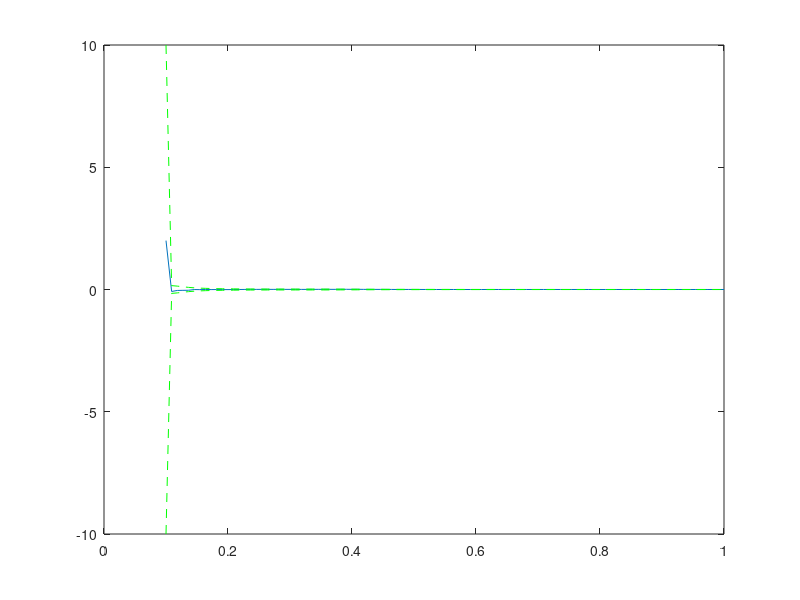
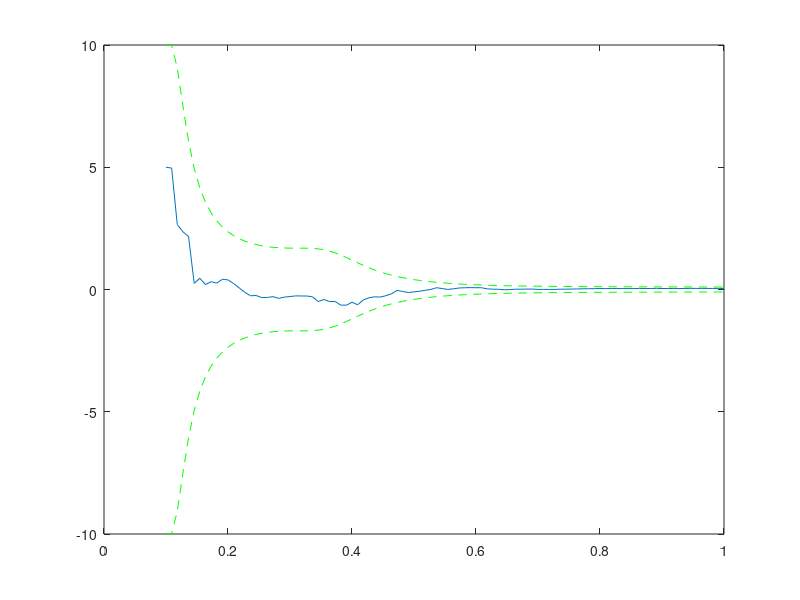

Reproduce these figures in MATLAB, in order.
clear; clf;

a = 2; b = 5;
sigma = 0.3;

omega = 2*pi;
t = linspace(0.1,1,100);

r = 100 * sin(omega * t);
g = a * r + b + sigma*randn(100,1)';

P = 1e2*eye(2);
x(:,1) = [0;0];
a_var(1) = sqrt(P(1,1));
b_var(1) = sqrt(P(2,2));

for ii=2:length(r),
    H = [r(ii);1];
    g_hat(ii) = H' * x(:,ii-1);
    error(ii) = g_hat(ii) - g(ii);
    x(:,ii) = x(:,ii-1) - P*H*(1 + H'*P*H)^-1 * error(ii);
    P = P - P*H*(1 + H' * P * H)^-1 * H' * P;
    a_var(ii) = sqrt(P(1,1));
    b_var(ii) = sqrt(P(2,2));
end

figure(1);
plot(t,a-x(1,:))
hold on
plot(t,a_var,'g--',t,-a_var,'g--')

figure(2);
plot(t,b-x(2,:))
hold on
plot(t,b_var,'g--',t,-b_var,'g--')